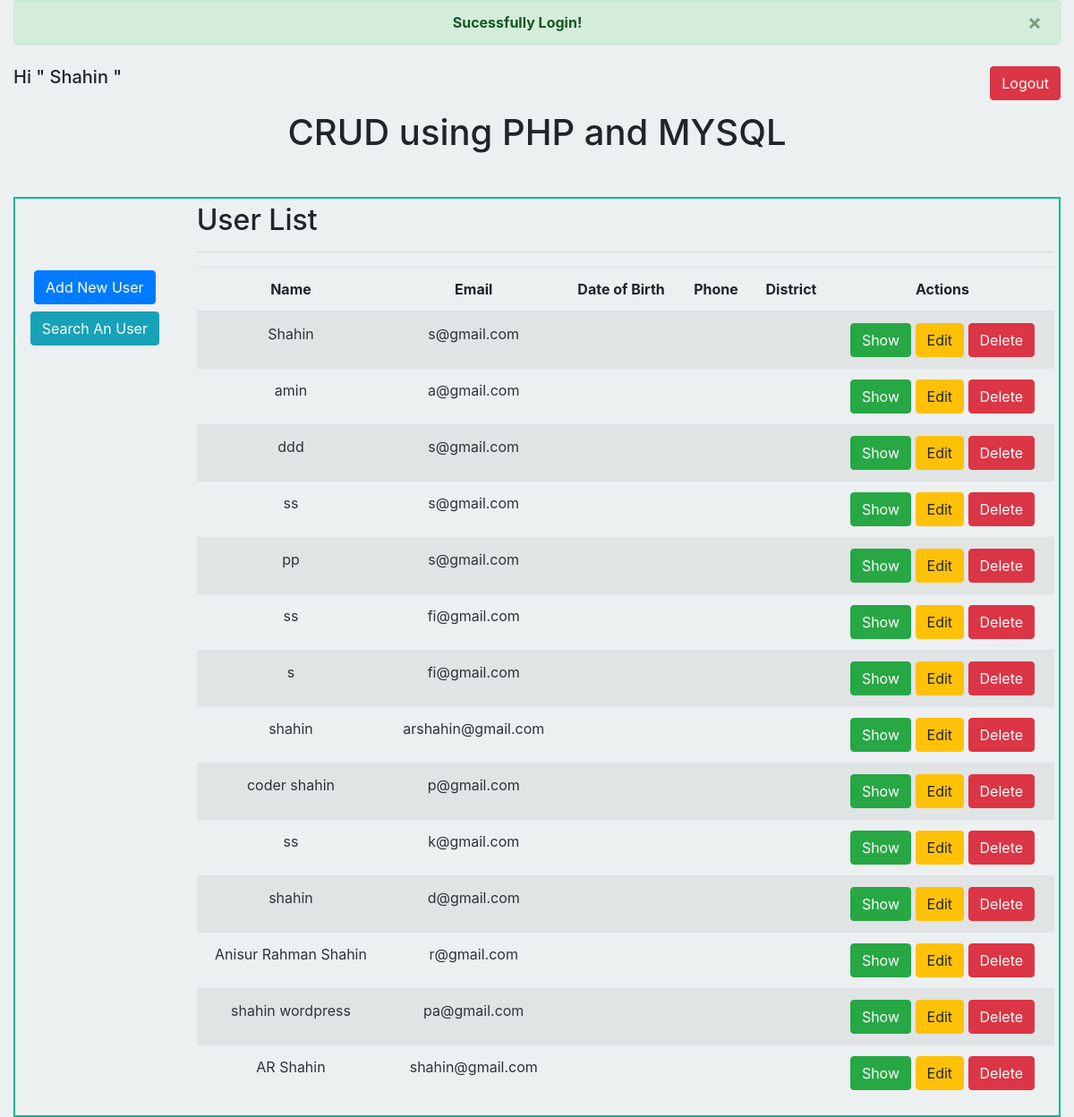
/crud/index.php (signed in), run on the app's committed database.
### tables this page shows
CREATE TABLE `data` (
  `id` int(11) NOT NULL,
  `name` varchar(50) NOT NULL,
  `email` varchar(50) NOT NULL,
  `pass` varchar(50) NOT NULL
);

### crud/index.php (the view, shortened to what this page needs)
<?php
$conn = mysqli_connect('localhost','root','','crud');
$sql = "SELECT * FROM `data`";
$data = mysqli_query($conn,$sql);
?>
<!doctype html>
<html lang="en">
  <head>
    <link rel="stylesheet" href="https://maxcdn.bootstrapcdn.com/bootstrap/4.0.0/css/bootstrap.min.css">
  </head>
  <body>
    <div class="container">
    <div class="success-login-text text-center">
    <?php  if(isset($_SESSION['success-login-alert'])){ ?>
    <div class="alert alert-success alert-dismissible fade show" role="alert">
      <strong>Sucessfully Login!</strong>
      <button type="button" class="close" data-dismiss="alert" aria-label="Close">
        <span aria-hidden="true">&times;</span>
      </button>
    </div>
    <?php }?>
    </div>
   <div class="logout-btn row mt-4">
   <div class="col-6 text-left">
   <h5>Hi " <?php
echo $_SESSION['user_name'];?> "</h5>
   </div>
<div class="col-6 text-right">
<a href="logout.php" class="btn btn-danger" onclick="return confirm('Are you sure ?')">Logout</a>
</div>
 </div>
       <h1 class="text-center mb-5 mt-1 pt-2">CRUD using PHP and MYSQL</h1>
        <div class="student-data-list">
            <div class="row">
                <div class="col-2">
                    <a href="insert.php" class="btn btn-primary">Add New User</a>
                    <a href="search.php" class="btn btn-info mt-2 ">Search An User</a>
                </div>
                <div class="col-10">
                    <h2>User List</h2>
                    <hr>
                    <table class="table table-striped">
                      <thead>
                        <tr>
                          <th scope="col">Name</th>
                          <th scope="col">Email</th>
                          <th scope="col">Date of Birth</th>
                          <th scope="col">Phone</th>
                          <th scope="col">District</th>
                          <th scope="col">Actions</th>
                        </tr>
                      </thead>
                      <tbody>
                      <?php
                        while($row = mysqli_fetch_assoc($data)){
                        ?>
                              <tr>
                           <td><?php echo $row['name'];?></td>
                           <td><?php echo $row['email'];?></td>
                           <td><?php echo $row['dob'];?></td>
                           <td><?php echo $row['phone'];?></td>
                           <td><?php echo $row['city'];?></td>
                           <td>
                               <a href="userData.php?id=<?php echo $row['id'];?>" class="btn btn-success">Show</a>
                               <a  href="update.php?id=<?php echo $row['id'];?>"class="btn btn-warning">Edit</a>
                               <a  href="delete.php?id=<?php echo $row['id'];?>"class="btn btn-danger" onclick="return confirm('Are you sure ?')">Delete</a>
                           </td>
                       </tr>
                       <?php
                        }
                          ?>
                      </tbody>
                    </table>
                </div>
            </div>
        </div>
    </div>
  </body>
</html>

### crud/index.php (style rules this page uses)
body { background: #ecf0f1; }
.btn-primary { margin-top: 75px; }
.student-data-list { text-align: center; border: 2px solid #00b894; padding: 5px; padding-bottom: 0; }
.student-data-list h2 { text-align: left; }
td { color: #2d3436; }
.container { max-width: 1220px; }

### data on the page
data: name "Shahin", email "s@gmail.com"
data: name "amin", email "a@gmail.com"
data: name "ddd", email "s@gmail.com"
data: name "ss", email "s@gmail.com"
data: name "pp", email "s@gmail.com"
data: name "ss", email "fi@gmail.com"
data: name "s", email "fi@gmail.com"
data: name "shahin", email "arshahin@gmail.com"
data: name "coder shahin", email "p@gmail.com"
data: name "ss", email "k@gmail.com"
data: name "shahin", email "d@gmail.com"
data: name "Anisur Rahman Shahin", email "r@gmail.com"
data: name "shahin wordpress", email "pa@gmail.com"
data: name "AR Shahin", email "shahin@gmail.com"

### other printed values
$_SESSION['user_name'] "Shahin"
